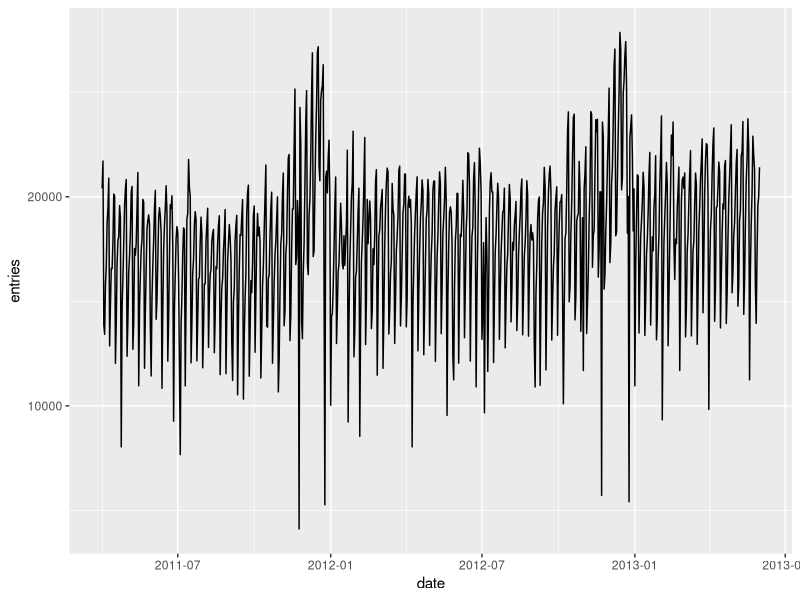
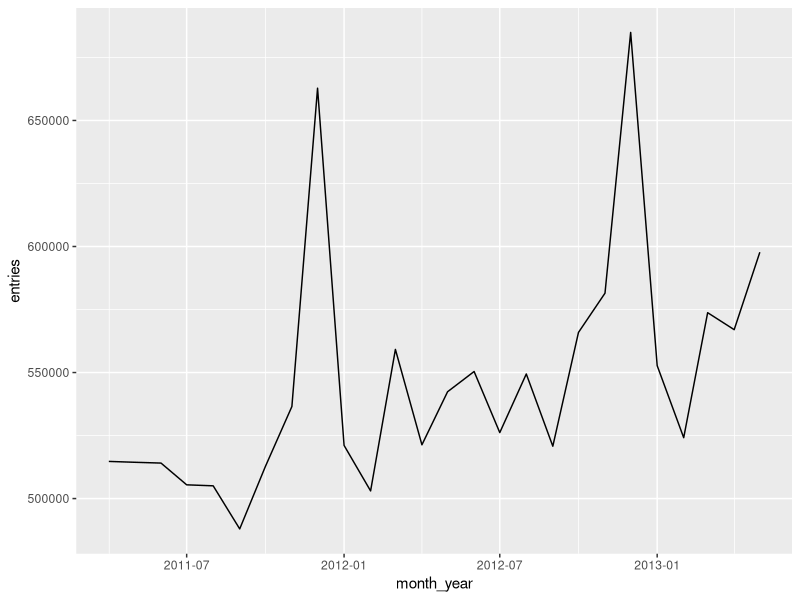
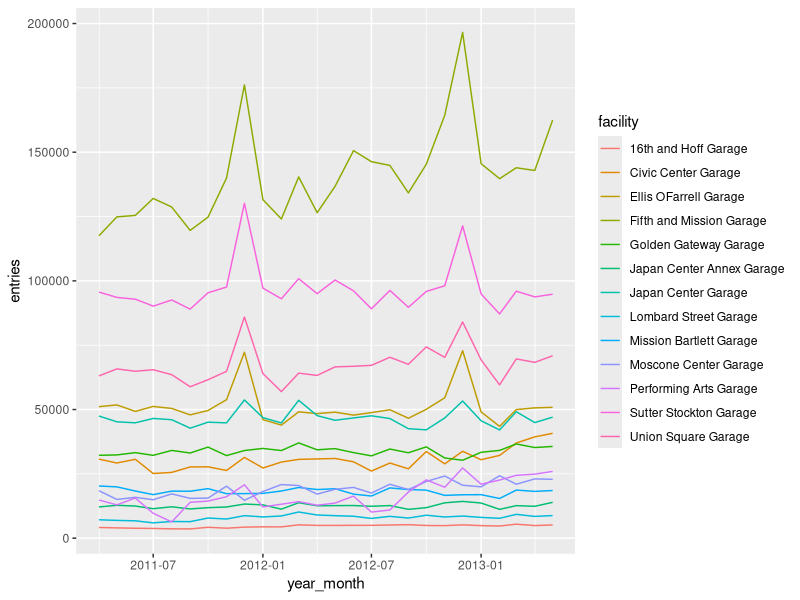

Reproduce these figures in R, in order.
# Do some exploratory data analysis of the SFpark data
# SFpark is the parking demand management program in San Francisco.
# The data we're using are entries and exits from public parking
# garages from 2011-2013, available from
# https://www.sfmta.com/getting-around/drive-park/demand-responsive-pricing/sfpark-evaluation

# First, we need to load the libraries we will be using
# If you get an error that a library was not found,
# run install.packages("tidyverse")
library(tidyverse)  # library for dealing with tabular data
library(lubridate)  # library for handling dates

# first, we read our data into a table
# The data are packaged as a CSV (comma separated values) file, which is
# just a text file where each line is a row, and the columns are
# separated by commas.
data = read_csv("sfpark/data/sfpark.csv")

# now, lets look at the first few rows of our data to see what we're looking at
# [1:20,] means rows 1-20 (before the comma) and all columns
# (because there is nothing after the comma)
View(data[1:20,])

# we have six columns:
#   date: the date the data were recorded
#   facility: the garage where the data were recorded
#   district: the district (neighborhood) where the garage is
#   usage_type: the type of payment (e.g. monthly pass, transient/hourly)
#   entries, exits: the number of cars that entered and exited the garage that day that used that type of payment

# what are the garages we have?
unique(data$facility)

# Exercise: where in San Francisco are they (in which districts)?

# In your own words, what does a row of the data represent?

# How many cars enter a garage on an average day
mean(data$entries)

# Exercise: That may be skewed by outliers. What is the median?

###########################
# Grouped data analysis   #
# aka split-apply-combine #
###########################

# Grouped data analysis is a very common pattern - rather than a mean
# over the entire dataset, we may want a mean by groups. For instance,
# the median being so different from the mean suggests outliers - perhaps
# one very large garage. Let's look at the mean entries by garage

group_by(data, facility) |>
  summarize(mean_entries=mean(entries))

# But this could be misleading. Does each row represent a single day at a single garage?
# What are we actually computing the mean of above?

# We can use the group_by and summarize functions to create a dataset
# that shows _total_ entries and exits for each day, and create a new
# table with this information.
total_entries = group_by(data, date, facility) |>
  summarize(entries=sum(entries), exits=sum(exits))

# Look at the data we have now
View(total_entries[1:20,])

# Now we can calculate the mean entries by garage, using this new dataset

##################
# Filtering data #
##################
# Maybe we don't want to look at the entire city, but only at garages
# in the Civic Center neighborhood. We can filter the data and repeat
# the above analysis.
civic_center_data = filter(data, district == "Civic Center")

# now, repeat the above analysis to compute total entries by day, and take the daily
# average, using only data from Civic Center

# use group_by and summarize to compute means

# Repeat the process, looking only at garages in the Mission

###################
# Handling dates  #
###################
# Another dimension of this dataset that we have not explored
# is the date column. Before we can work with dates, however,
# we have to parse the column.

# Every column in a table has a type (for instance, integer,
# decimal number, string). read_csv tries to guess the best
# type for each field. We can see what types are used in our
# table by printing the table to the console. The types are printed
# just below the column names.
total_entries

# read_csv has read the date string as 
# These columns only store the letters, and don't know that they represent dates. Before
# we can use the dates, we need to parse the dates.
# to parse dates, we will use the lubridate library: https://lubridate.tidyverse.org/
# the transmute function will overwrite the date column
# the mdy function parses dates in month/day/year format
total_entries = mutate(total_entries, date=mdy(date))

# display the table again, to check the types
total_entries

# Let's look at the mean entries by year, to look for trends over time
# First, we need to extract the year from the date column, and assign it to a new
# column. We previously used mutate for this; this line uses
# $ notation which is another way of doing the same thing.
total_entries$year = year(total_entries$date)

# make sure it worked
unique(total_entries$year)

# now, look at mean entries by garage and year
group_by(total_entries, facility, year) |>
  summarize(entries=mean(entries))

# The year_totals table is in "long" format - one row for each
# facility for each year. It would be easier to read in "wide" format:
# one row for each facility and one column for each year.
# the column names are taken from the field named in names_from,
# and the values from the field named in values_from
# now, look at mean entries by garage and year
group_by(total_entries, facility, year) |>
  summarize(entries=mean(entries)) |>
  pivot_wider(names_from=year, values_from=entries)

# Exercise: repeat the above, but get the per-month mean rather than per year,
# to show seasonal trends
# You should have a table with rows for each garage and columns for January, February, etc.


########################
# Weekdays vs weekends #
########################
# Some garages may be more popular on weekdays than on weekends. We need to repeat the above
# analysis, but we want a mean for weekends and a mean for weekdays. Lubridate does not have a
# weekend function, so we need to use the day of week function to make a new weekend column.
# First, we can create a day of week column.
total_entries$day_of_week = wday(total_entries$date, label=T)

# Look at how the days of week are abbreviated
unique(total_entries$day_of_week)

# now, we can recode that to weekday/weekend
total_entries$weekend = recode(total_entries$day_of_week, "Mon"="weekday", "Tue"="weekday", "Wed"="weekday", "Thu"="weekday",
                               "Fri"="weekday", "Sat"="weekend", "Sun"="weekend")

# make sure that there are no missing values
# is.na determines if a value is missing (NA), any determines if any value was found
# to be missing by is.na, ! reverses the result, and stopifnot will stop program execution
# and display an error if the input is not True
stopifnot(!any(is.na(total_entries$weekend)))

# calculate the means
group_by(total_entries, facility, weekend) |>
  summarize(entries=mean(entries)) |>
  pivot_wider(names_from=weekend, values_from=entries)

# Now, compute means by season

#######################
# Plotting            #
#######################
# This data would be more interesting if it were on a graph. To make graphs in R,
# most people use the ggplot2 library, which is part of tidyverse.

# Let us create a dataset that shows how many entries to all garages there were on each day
citywide_entries = group_by(total_entries, date) |> summarize(entries=sum(entries))

# Create a plot using the total_entries table. We define an "aesthetic" that the date
# will be the x axis, and the number of entries will be the y axis
ggplot(citywide_entries, aes(x=date, y=entries)) +
  # and add a line plot to it
  geom_line()

# wow, that's a mess - there's too much day-to-day variation to understand trends.
# let's group the data by month and year, and plot again
# the floor_date function returns the beginning of whatever period you put in - in this
# case, the beginning of the month
citywide_entries$month_year = floor_date(citywide_entries$date, unit="month")
monthly_entries = group_by(citywide_entries, month_year) |> summarize(entries=sum(entries))
ggplot(monthly_entries, aes(x=month_year, y=entries)) +
  geom_line()

# What month has the highest parking demand? Why do you think that is?

# This is an interesting plot, but it would be more interesting to see it by garage.
# We can do this by using data that is not summed up to citywide level, an then telling
# ggplot to group by the facility

total_entries$year_month = floor_date(total_entries$date, unit="month")
garage_month_entries = group_by(total_entries, facility, year_month) |>
  summarize(entries=sum(entries))

# look at the result of that call
garage_month_entries[1:20,]

# now, plot the data but tell ggplot to group by facility, use separate colors
# for each facility
ggplot(garage_month_entries, aes(x=year_month, y=entries, group=facility, color=facility)) +
  geom_line()

# which garages have more of a seasonal trend? why?
# exercise: look at weekly trends rather than monthly trends

# exercise: group by district instead of by facility (more of a challenge!)

###############
# Usage types #
###############

# The data include several usage types - monthly passes, transient users, etc.
# Exercise: first, extract all of the unique values of the usage_type column to
# see what the possibilities are.

# How many entries are from each of the usage types? What usage type is most common?

# Are the patterns of usage types different on the weekdays vs. the weekends?

# Make a plot of the monthly trend in number of entries by usage type.
